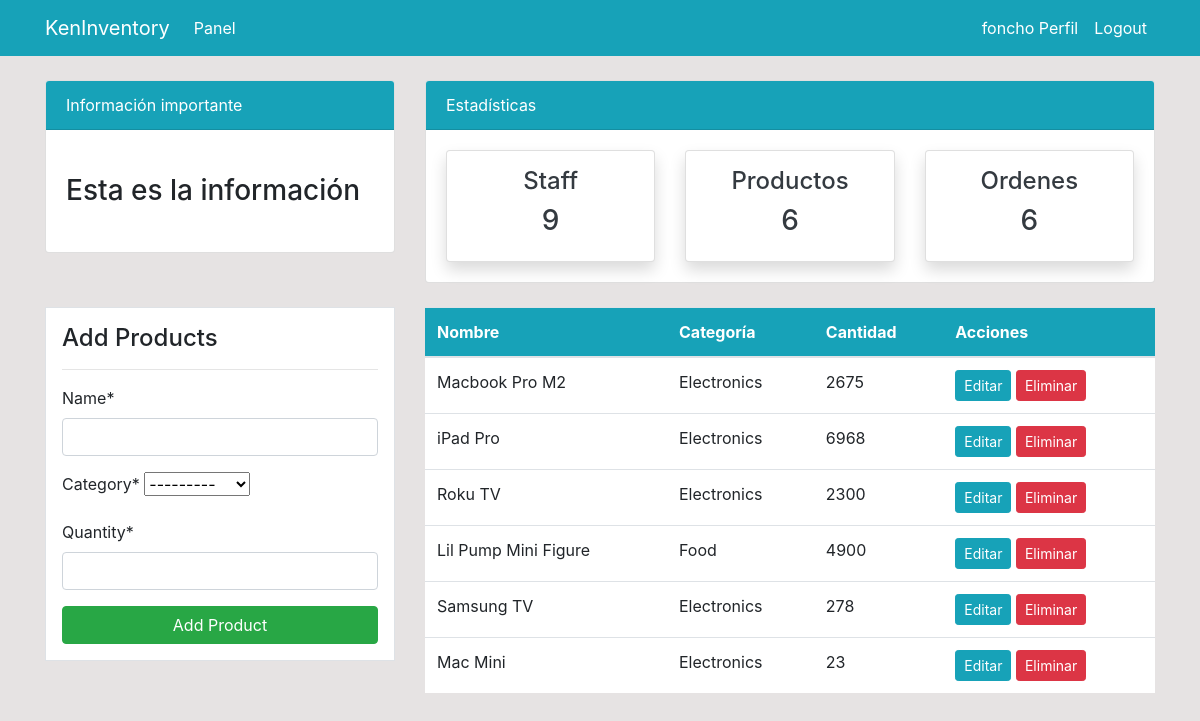
Page /product/ (signed in) on the committed database.
### dashboard/models.py (models this page shows, shortened)
class Product(models.Model):
    name = models.CharField(max_length=50, null=True)
    category = models.CharField(choices=CATEGORIES, max_length=20, null=True)
    quantity = models.PositiveSmallIntegerField(null=True)
    class Meta:
        verbose_name_plural = "Product"

### dashboard/views.py (the view)
# urls.py: path("product/", views.product, name="dashboard-product"),
@login_required
def product(request):
    items = Product.objects.all()
    items_count = items.count()
    orders_count = Order.objects.all().count()
    workers_count = User.objects.all().count()
    if request.method == "POST":
        form = ProductForm(request.POST)
        if form.is_valid():
            form.save()
            product_name = form.cleaned_data.get("name")
            messages.success(request, f"{product_name} has been added to the inventory")
            return redirect("dashboard-product")
    else:
        form = ProductForm()
    context = {
        "items": items,
        "form": form,
        "items_count": items_count,
        "workers_count": workers_count,
        "orders_count": orders_count,
    }
    return render(request, "dashboard/product.html", context)

### dashboard/forms.py
class ProductForm(forms.ModelForm):
    class Meta:
        model = Product
        fields = ["name", "category", "quantity"]

### templates/dashboard/product.html (shortened to what this page needs)
{% extends 'partials/base.html' %}
{% load crispy_forms_tags %}
{% block content %}
{% include 'partials/topnav.html' %}
<div class="container">
    <div class="row my-4">
        <div class="col-md-4">
            <div class="border bg-white p-3">
                <h4>Add Products</h4>
                <hr>
                <form method="POST">
                    {{ form|crispy }}
                    <input class="btn btn-success btn-block" type="submit" value="Add Product">
                </form>
            </div>
        </div>
        <div class="col-md-8">
            <table class="table bg-white">
                <thead class="bg-info">
                    <tr class="text-white">
                        <th scope="col">Nombre</th>
                        <th scope="col">Categoría</th>
                        <th scope="col">Cantidad</th>
                        <th scope="col">Acciones</th>
                    </tr>
                </thead>
                <tbody>
                    {% for item in items %}
                    <tr>
                        <td>{{ item.name }}</td>
                        <td>{{ item.category }}</td>
                        <td>{{ item.quantity }}</td>
                        <td>
                            <a class="btn btn-info btn-sm"
                                href="{% url 'dashboard-product-update' item.id %}">Editar</a>
                            <a class="btn btn-danger btn-sm"
                                href="{% url 'dashboard-product-delete' item.id %}">Eliminar</a>
                        </td>
                    </tr>
                    {% endfor %}
                </tbody>
            </table>
        </div>
    </div>
</div>
{% endblock %}

### templates/partials/nav.html (shortened to what this page needs)
<nav class="navbar navbar-expand-lg navbar-info bg-info">
    {% if user.is_authenticated %}
    <div class="container">
        <a class="navbar-brand text-white" href="{% url 'dashboard-index' %}">KenInventory</a>
        <div class="collapse navbar-collapse" id="navbarSupportedContent">
            <ul class="navbar-nav mr-auto">
                <li class="nav-item active">
                    <a class="nav-link text-white" href="{% url 'dashboard-index' %}">Panel </a>
                </li>
            </ul>
            <ul class="navbar-nav ml-auto">
                <li class="nav-item active">
                    <a class="nav-link text-white" href="{% url 'user-profile' %}">{{ user.username }} Perfil </a>
                </li>
                <li class="nav-item">
                    <a class="nav-link text-white" href="{% url 'user-logout' %}">Logout</a>
                </li>
            </ul>
            {% endif %}
        </div>
    </div>
</nav>

### static/style.css (style rules this page uses)
body { background: rgb(230, 227, 227); }

### rows in the picture
Product: name "Macbook Pro M2", category "Electronics", quantity "2675"
Product: name "iPad Pro", category "Electronics", quantity "6968"
Product: name "Roku TV", category "Electronics", quantity "2300"
Product: name "Lil Pump Mini Figure", category "Food", quantity "4900"
Product: name "Samsung TV", category "Electronics", quantity "278"
Product: name "Mac Mini", category "Electronics", quantity "23"

### other values in the picture
{{ user.username }} "foncho"
{{ workers_count }} "9"
{{ items_count }} "6"
{{ orders_count }} "6"
